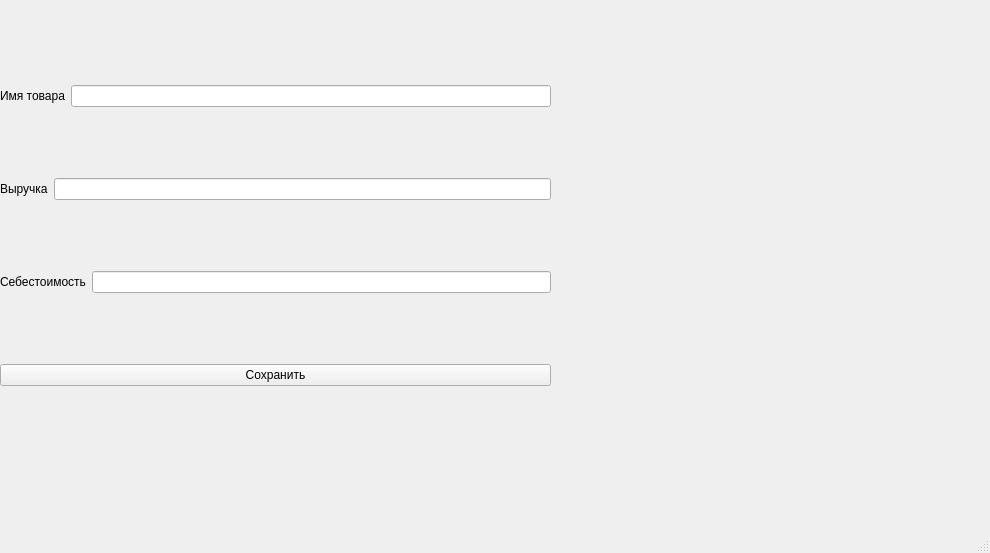
<?xml version="1.0" encoding="UTF-8"?>
<ui version="4.0">
 <class>MainWindow</class>
 <widget class="QMainWindow" name="MainWindow">
  <property name="geometry">
   <rect>
    <x>0</x>
    <y>0</y>
    <width>990</width>
    <height>553</height>
   </rect>
  </property>
  <property name="windowTitle">
   <string>MainWindow</string>
  </property>
  <widget class="QWidget" name="centralwidget">
   <widget class="QWidget" name="verticalLayoutWidget">
    <property name="geometry">
     <rect>
      <x>0</x>
      <y>20</y>
      <width>551</width>
      <height>431</height>
     </rect>
    </property>
    <layout class="QVBoxLayout" name="verticalLayout">
     <item>
      <layout class="QHBoxLayout" name="horizontalLayout">
       <item>
        <widget class="QLabel" name="label">
         <property name="text">
          <string>Имя товара</string>
         </property>
        </widget>
       </item>
       <item>
        <widget class="QLineEdit" name="lineEdit_name"/>
       </item>
      </layout>
     </item>
     <item>
      <layout class="QHBoxLayout" name="horizontalLayout_2">
       <item>
        <widget class="QLabel" name="label_2">
         <property name="text">
          <string>Выручка</string>
         </property>
        </widget>
       </item>
       <item>
        <widget class="QLineEdit" name="lineEdit_sale"/>
       </item>
      </layout>
     </item>
     <item>
      <layout class="QHBoxLayout" name="horizontalLayout_3">
       <item>
        <widget class="QLabel" name="label_3">
         <property name="text">
          <string>Себестоимость</string>
         </property>
        </widget>
       </item>
       <item>
        <widget class="QLineEdit" name="lineEdit_cost"/>
       </item>
      </layout>
     </item>
     <item>
      <widget class="QPushButton" name="pushButton_save">
       <property name="text">
        <string>Сохранить</string>
       </property>
      </widget>
     </item>
    </layout>
   </widget>
   <widget class="QLabel" name="label_print">
    <property name="geometry">
     <rect>
      <x>580</x>
      <y>80</y>
      <width>391</width>
      <height>201</height>
     </rect>
    </property>
    <property name="text">
     <string/>
    </property>
   </widget>
  </widget>
  <widget class="QMenuBar" name="menubar">
   <property name="geometry">
    <rect>
     <x>0</x>
     <y>0</y>
     <width>990</width>
     <height>21</height>
    </rect>
   </property>
  </widget>
  <widget class="QStatusBar" name="statusbar"/>
 </widget>
 <resources/>
 <connections/>
</ui>
